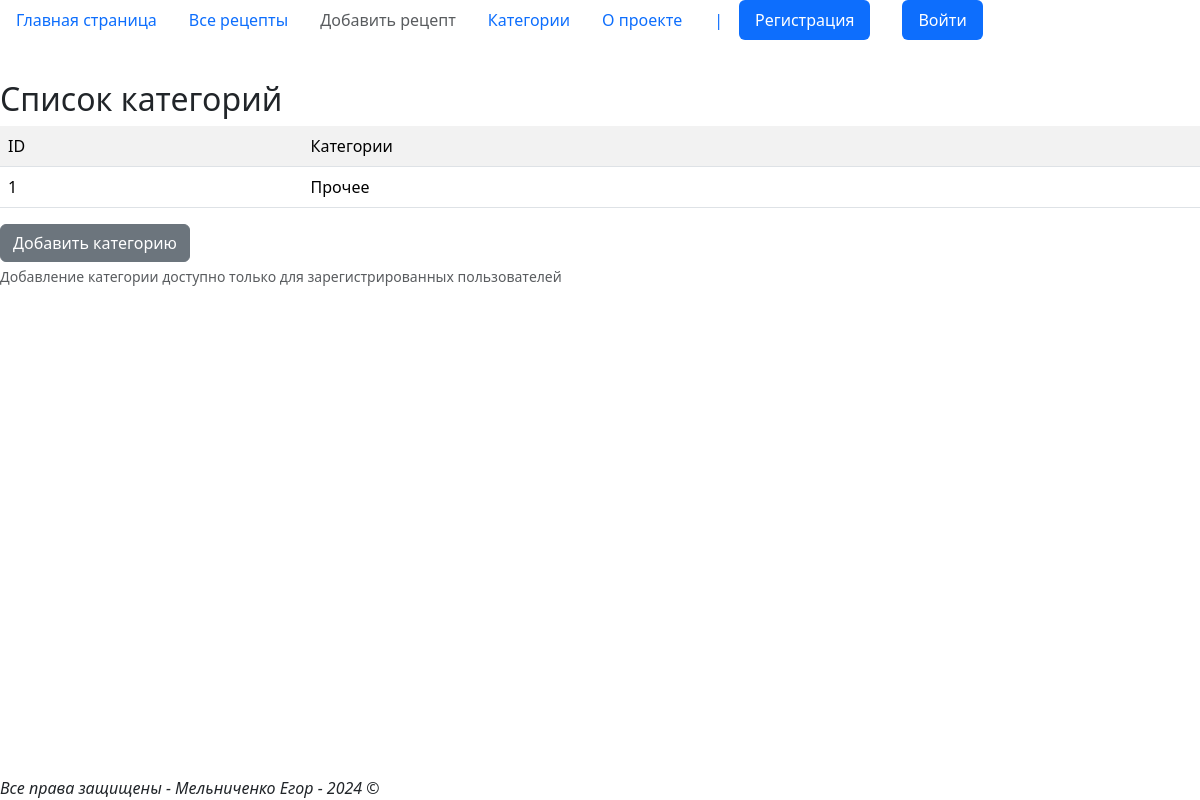
Page /recipes/get_category/ on the earlier database version.
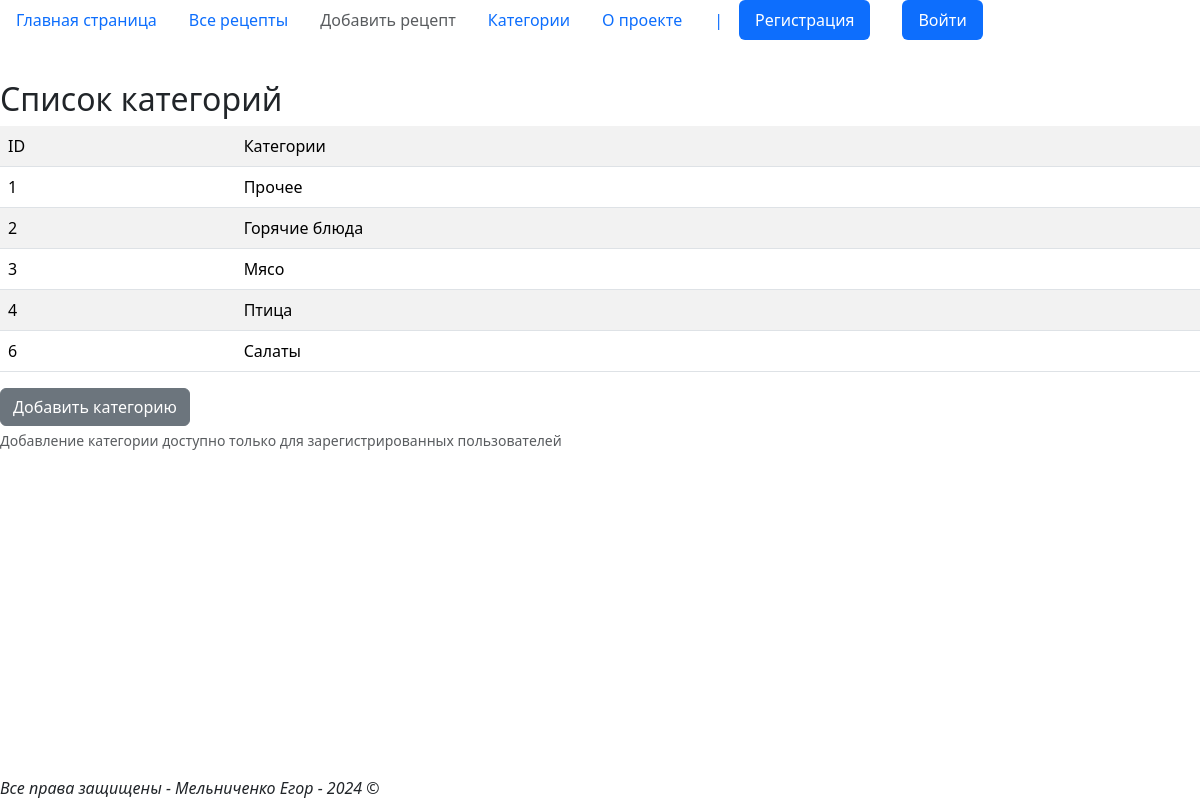
Same page on the later database version.
### cbookapp/models.py (models this page shows, shortened)
class Categories(models.Model):
    name = models.CharField(max_length=20)

### cbookapp/views.py (the view)
# urls.py: path('get_category/', views.get_category, name='get_category'),
def get_category(request):
    categories = Categories.objects.all()
    context = {'categories': categories, 'name': 'Категории'}
    return render(request, 'cbookapp/get_category.html', context)

### cbookapp/templates/cbookapp/get_category.html (shortened to what this page needs)
{% extends 'base.html' %}
{% block content %}
<h2> Список категорий </h2>
<table class="table table-striped table-hover">
    <tr>
        <td>ID</td>
        <td>Категории</td>
    </tr>
    {% for category in categories %}
    <tr>
        <td>{{ category.id }}</td>
        <td>{{ category.name }}</td>
    </tr>
    {% endfor %}
</table>
{% if request.user.is_authenticated %}
<a class="btn btn-primary" href="/recipes/add_category/" role="button">Добавить категорию</a>
{% else %}
<a class="btn btn-secondary" href="#" role="button">Добавить категорию</a>
<div id="passwordHelpBlock" class="form-text">
    Добавление категории доступно только для зарегистрированных пользователей
</div>
{% endif %}
{% endblock %}

Differences in the rows shown:
added Categories: id "2", name "Горячие блюда"
added Categories: id "3", name "Мясо"
added Categories: id "4", name "Птица"
added Categories: id "6", name "Салаты"
